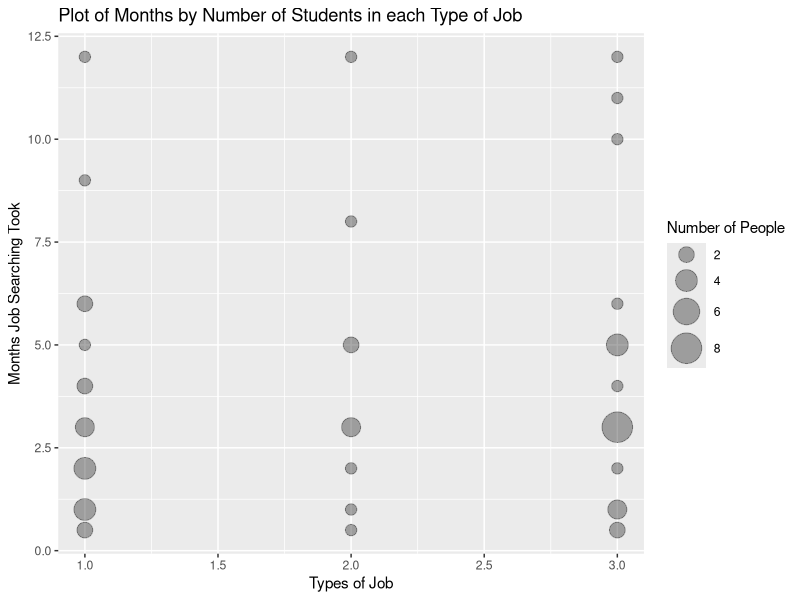
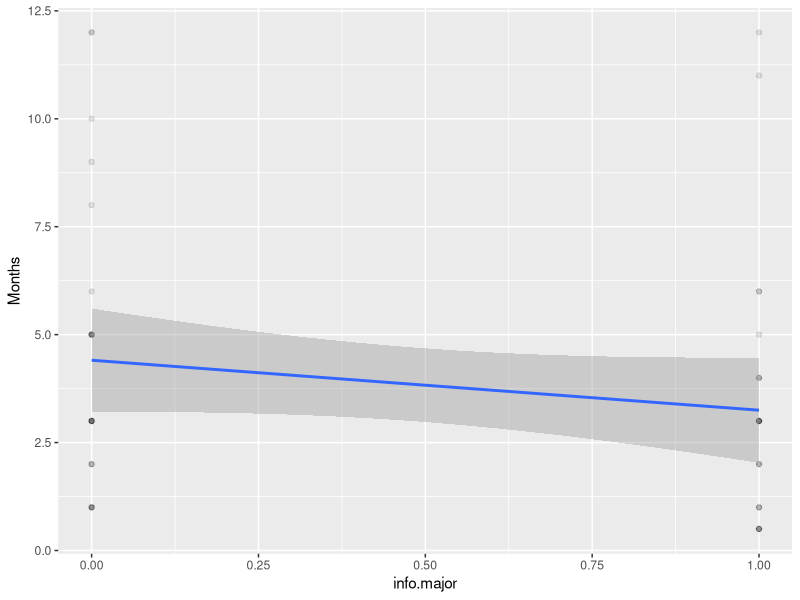
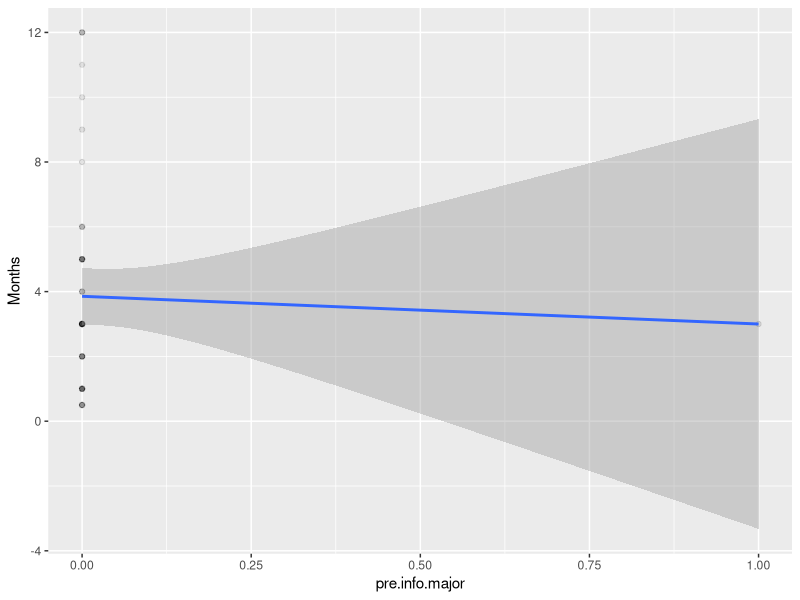
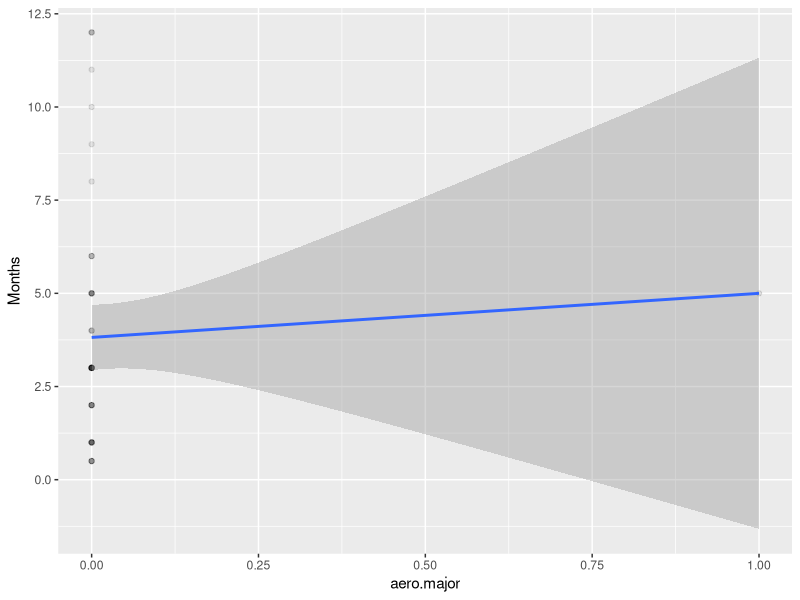
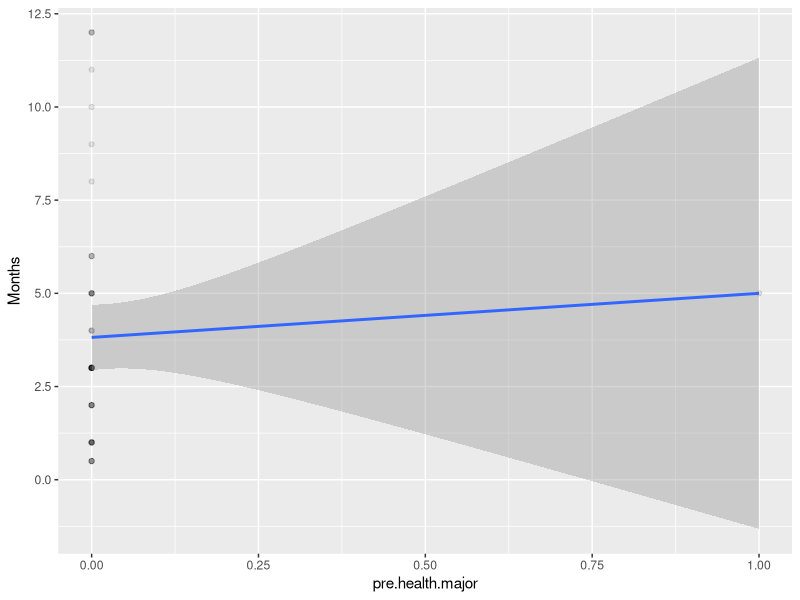
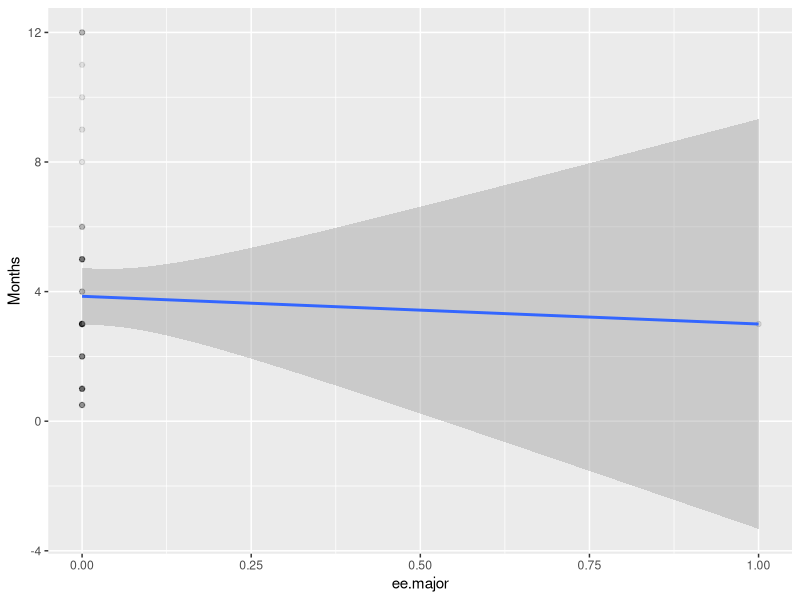
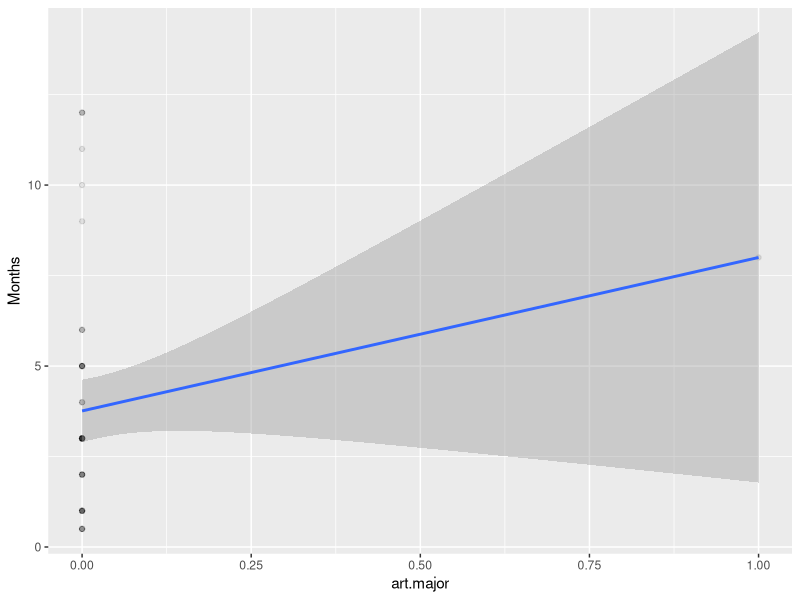
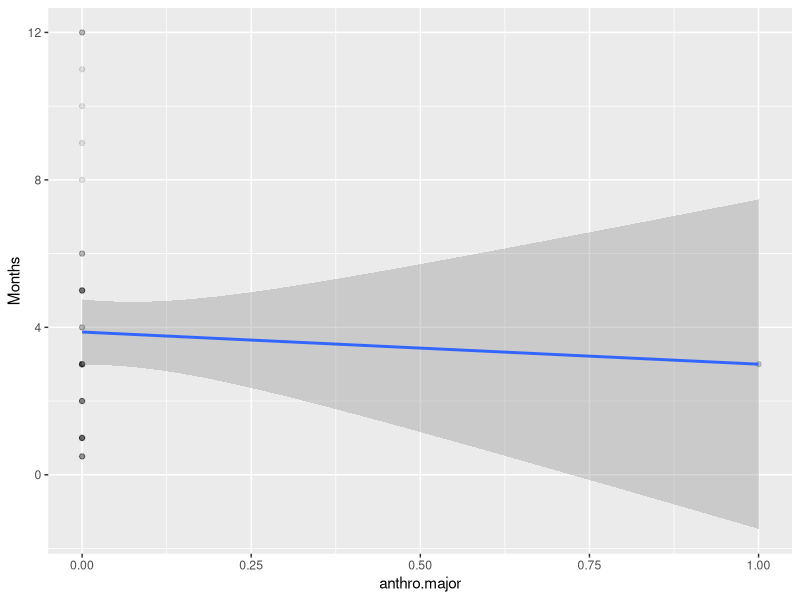

These figures' R source, in order:
## ---- chunk 1
#install.packages("ggplot2")
#install.packages("glmnet")
#install.packages("tidyr")

library(ggplot2)
library(glmnet)
library(tidyr)

#setwd("~/University of Washington/Senior/Fall/Info 370/project-es3")

data <- read.csv("data/clean_num.csv")

## ---- chunk 2
ggplot(data = data) +
  geom_count(mapping = aes(x = Job_type, y = Months), alpha = 1/3) + scale_size_area(max_size = 10) + 
  labs(title = "Plot of Months by Number of Students in each Type of Job",
       x = "Types of Job", y = "Months Job Searching Took", size = "Number of People")

## ---- chunk 3
#linear regression for each factor against the outcome variable (months it takes to find job)
#internship = 1, part time = 2, full time = 3
#female = 1, male = 0
for (i in 1:ncol(data)){
  print(ggplot(data, aes(x = data[[i]], y = Months)) +
    geom_point(alpha = 0.1) +
    geom_smooth(method=lm) +
      labs(x = colnames(data)[i]))
}

## ---- chunk 4
#additional gpa graphs to remove values of 0.0 for GPA
ggplot(data, aes(x = in.major_GPA, y = Months)) +
  geom_point(alpha = 0.1 ) + 
  xlim(2,4) +
  geom_smooth(method=lm) 

ggplot(data, aes(x = cumulative_GPA, y = Months)) +
  geom_point(alpha = 0.1 ) + 
  xlim(2,4) +
  geom_smooth(method=lm)

## ---- chunk 5

month <- data[, "Months"]

# Create dataframe 
df = data.frame(data$Months, data$resume_hrs, data$cover_letter_hours, data$self.confidence, data$online_job_postings, data$no_career_fairs, data$cumulative_GPA, data$in.major_GPA, data$internships)

x <- as.matrix(df[-1]) # Removes month
y <- as.matrix(df[, 1]) # Only month

# Plot Mean Squared Error Plot and Lasso path using glmnet
cvfit <- cv.glmnet(x, y,parallel=TRUE, standardize=TRUE, alpha=1, nlambda=1000)
fit <- glmnet(x, y, standardize=TRUE, alpha=1, nlambda=1000)
plot(fit)
plot(cvfit)

## ---- chunk 6
coef(fit)
## ---- chunk 7
ggplot(data, aes(x= data$no_career_fairs, y = data$Months)) + geom_point(alpha = .1)
ggplot(data, aes(x= data$cumulative_GPA, y = data$Months)) + geom_point(alpha = .1)
ggplot(data, aes(x= data$internships, y = data$Months)) + geom_point(alpha = .1)
